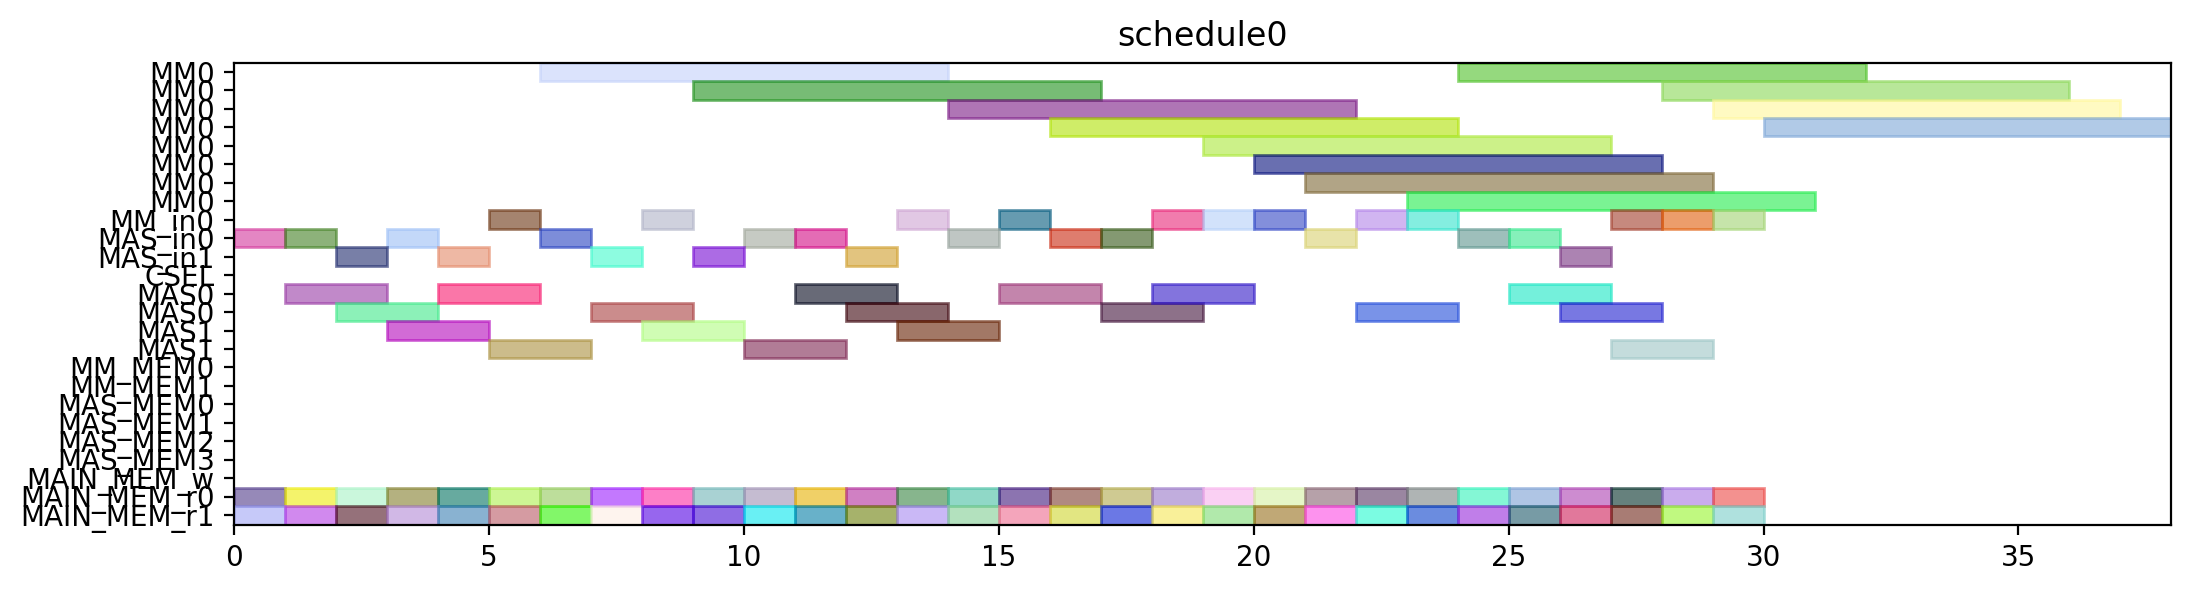

Write the Python code that produced this figure.
from pyschedule import Scenario, solvers, plotters, alt


def solve():
	horizon = 120
	S = Scenario("schedule0", horizon=horizon)

	# resource
	MM = S.Resources('MM', num=1, size=8)
	MM_in = S.Resources('MM_in', num=1)
	MAS_in = S.Resources('MAS_in', num=2)
	CSEL = S.Resource('CSEL')
	MAS = S.Resources('MAS', num=2, size=2, periods=range(1, horizon))
	MM_MEM = S.Resources('MM_MEM', num=2)
	MAS_MEM = S.Resources('MAS_MEM', num=4)
	MAIN_MEM_w = S.Resource('MAIN_MEM_w', size=1)
	MAIN_MEM_r = S.Resources('MAIN_MEM_r', num=2)

	# result of previous scheduling

	# new tasks
	c_t0_t0_t0 = S.Task('c_t0_t0_t0', length=8, delay_cost=1)
	c_t0_t0_t0 += alt(MM)
	c_t0_t0_t0_in = S.Task('c_t0_t0_t0_in', length=1, delay_cost=1)
	c_t0_t0_t0_in += alt(MM_in)
	S += c_t0_t0_t0_in*MM_in[0]<=c_t0_t0_t0*MM[0]
	c_t0_t0_t0_mem0 = S.Task('c_t0_t0_t0_mem0', length=1, delay_cost=1)
	c_t0_t0_t0_mem0 += MAIN_MEM_r[0]
	S += c_t0_t0_t0_mem0 <= c_t0_t0_t0

	c_t0_t0_t0_mem1 = S.Task('c_t0_t0_t0_mem1', length=1, delay_cost=1)
	c_t0_t0_t0_mem1 += MAIN_MEM_r[1]
	S += c_t0_t0_t0_mem1 <= c_t0_t0_t0

	c_t0_t0_t1 = S.Task('c_t0_t0_t1', length=8, delay_cost=1)
	c_t0_t0_t1 += alt(MM)
	c_t0_t0_t1_in = S.Task('c_t0_t0_t1_in', length=1, delay_cost=1)
	c_t0_t0_t1_in += alt(MM_in)
	S += c_t0_t0_t1_in*MM_in[0]<=c_t0_t0_t1*MM[0]
	c_t0_t0_t1_mem0 = S.Task('c_t0_t0_t1_mem0', length=1, delay_cost=1)
	c_t0_t0_t1_mem0 += MAIN_MEM_r[0]
	S += c_t0_t0_t1_mem0 <= c_t0_t0_t1

	c_t0_t0_t1_mem1 = S.Task('c_t0_t0_t1_mem1', length=1, delay_cost=1)
	c_t0_t0_t1_mem1 += MAIN_MEM_r[1]
	S += c_t0_t0_t1_mem1 <= c_t0_t0_t1

	c_t0_t0_t2 = S.Task('c_t0_t0_t2', length=2, delay_cost=1)
	c_t0_t0_t2 += alt(MAS)
	c_t0_t0_t2_in = S.Task('c_t0_t0_t2_in', length=1, delay_cost=1)
	c_t0_t0_t2_in += alt(MAS_in)
	S += c_t0_t0_t2_in*MAS_in[0]<=c_t0_t0_t2*MAS[0]

	S += c_t0_t0_t2_in*MAS_in[1]<=c_t0_t0_t2*MAS[1]

	c_t0_t0_t2_mem0 = S.Task('c_t0_t0_t2_mem0', length=1, delay_cost=1)
	c_t0_t0_t2_mem0 += MAIN_MEM_r[0]
	S += c_t0_t0_t2_mem0 <= c_t0_t0_t2

	c_t0_t0_t2_mem1 = S.Task('c_t0_t0_t2_mem1', length=1, delay_cost=1)
	c_t0_t0_t2_mem1 += MAIN_MEM_r[1]
	S += c_t0_t0_t2_mem1 <= c_t0_t0_t2

	c_t0_t0_t3 = S.Task('c_t0_t0_t3', length=2, delay_cost=1)
	c_t0_t0_t3 += alt(MAS)
	c_t0_t0_t3_in = S.Task('c_t0_t0_t3_in', length=1, delay_cost=1)
	c_t0_t0_t3_in += alt(MAS_in)
	S += c_t0_t0_t3_in*MAS_in[0]<=c_t0_t0_t3*MAS[0]

	S += c_t0_t0_t3_in*MAS_in[1]<=c_t0_t0_t3*MAS[1]

	c_t0_t0_t3_mem0 = S.Task('c_t0_t0_t3_mem0', length=1, delay_cost=1)
	c_t0_t0_t3_mem0 += MAIN_MEM_r[0]
	S += c_t0_t0_t3_mem0 <= c_t0_t0_t3

	c_t0_t0_t3_mem1 = S.Task('c_t0_t0_t3_mem1', length=1, delay_cost=1)
	c_t0_t0_t3_mem1 += MAIN_MEM_r[1]
	S += c_t0_t0_t3_mem1 <= c_t0_t0_t3

	c_t0_t1_t0 = S.Task('c_t0_t1_t0', length=8, delay_cost=1)
	c_t0_t1_t0 += alt(MM)
	c_t0_t1_t0_in = S.Task('c_t0_t1_t0_in', length=1, delay_cost=1)
	c_t0_t1_t0_in += alt(MM_in)
	S += c_t0_t1_t0_in*MM_in[0]<=c_t0_t1_t0*MM[0]
	c_t0_t1_t0_mem0 = S.Task('c_t0_t1_t0_mem0', length=1, delay_cost=1)
	c_t0_t1_t0_mem0 += MAIN_MEM_r[0]
	S += c_t0_t1_t0_mem0 <= c_t0_t1_t0

	c_t0_t1_t0_mem1 = S.Task('c_t0_t1_t0_mem1', length=1, delay_cost=1)
	c_t0_t1_t0_mem1 += MAIN_MEM_r[1]
	S += c_t0_t1_t0_mem1 <= c_t0_t1_t0

	c_t0_t1_t1 = S.Task('c_t0_t1_t1', length=8, delay_cost=1)
	c_t0_t1_t1 += alt(MM)
	c_t0_t1_t1_in = S.Task('c_t0_t1_t1_in', length=1, delay_cost=1)
	c_t0_t1_t1_in += alt(MM_in)
	S += c_t0_t1_t1_in*MM_in[0]<=c_t0_t1_t1*MM[0]
	c_t0_t1_t1_mem0 = S.Task('c_t0_t1_t1_mem0', length=1, delay_cost=1)
	c_t0_t1_t1_mem0 += MAIN_MEM_r[0]
	S += c_t0_t1_t1_mem0 <= c_t0_t1_t1

	c_t0_t1_t1_mem1 = S.Task('c_t0_t1_t1_mem1', length=1, delay_cost=1)
	c_t0_t1_t1_mem1 += MAIN_MEM_r[1]
	S += c_t0_t1_t1_mem1 <= c_t0_t1_t1

	c_t0_t1_t2 = S.Task('c_t0_t1_t2', length=2, delay_cost=1)
	c_t0_t1_t2 += alt(MAS)
	c_t0_t1_t2_in = S.Task('c_t0_t1_t2_in', length=1, delay_cost=1)
	c_t0_t1_t2_in += alt(MAS_in)
	S += c_t0_t1_t2_in*MAS_in[0]<=c_t0_t1_t2*MAS[0]

	S += c_t0_t1_t2_in*MAS_in[1]<=c_t0_t1_t2*MAS[1]

	c_t0_t1_t2_mem0 = S.Task('c_t0_t1_t2_mem0', length=1, delay_cost=1)
	c_t0_t1_t2_mem0 += MAIN_MEM_r[0]
	S += c_t0_t1_t2_mem0 <= c_t0_t1_t2

	c_t0_t1_t2_mem1 = S.Task('c_t0_t1_t2_mem1', length=1, delay_cost=1)
	c_t0_t1_t2_mem1 += MAIN_MEM_r[1]
	S += c_t0_t1_t2_mem1 <= c_t0_t1_t2

	c_t0_t1_t3 = S.Task('c_t0_t1_t3', length=2, delay_cost=1)
	c_t0_t1_t3 += alt(MAS)
	c_t0_t1_t3_in = S.Task('c_t0_t1_t3_in', length=1, delay_cost=1)
	c_t0_t1_t3_in += alt(MAS_in)
	S += c_t0_t1_t3_in*MAS_in[0]<=c_t0_t1_t3*MAS[0]

	S += c_t0_t1_t3_in*MAS_in[1]<=c_t0_t1_t3*MAS[1]

	c_t0_t1_t3_mem0 = S.Task('c_t0_t1_t3_mem0', length=1, delay_cost=1)
	c_t0_t1_t3_mem0 += MAIN_MEM_r[0]
	S += c_t0_t1_t3_mem0 <= c_t0_t1_t3

	c_t0_t1_t3_mem1 = S.Task('c_t0_t1_t3_mem1', length=1, delay_cost=1)
	c_t0_t1_t3_mem1 += MAIN_MEM_r[1]
	S += c_t0_t1_t3_mem1 <= c_t0_t1_t3

	c_t0_t20 = S.Task('c_t0_t20', length=2, delay_cost=1)
	c_t0_t20 += alt(MAS)
	c_t0_t20_in = S.Task('c_t0_t20_in', length=1, delay_cost=1)
	c_t0_t20_in += alt(MAS_in)
	S += c_t0_t20_in*MAS_in[0]<=c_t0_t20*MAS[0]

	S += c_t0_t20_in*MAS_in[1]<=c_t0_t20*MAS[1]

	c_t0_t20_mem0 = S.Task('c_t0_t20_mem0', length=1, delay_cost=1)
	c_t0_t20_mem0 += MAIN_MEM_r[0]
	S += c_t0_t20_mem0 <= c_t0_t20

	c_t0_t20_mem1 = S.Task('c_t0_t20_mem1', length=1, delay_cost=1)
	c_t0_t20_mem1 += MAIN_MEM_r[1]
	S += c_t0_t20_mem1 <= c_t0_t20

	c_t0_t21 = S.Task('c_t0_t21', length=2, delay_cost=1)
	c_t0_t21 += alt(MAS)
	c_t0_t21_in = S.Task('c_t0_t21_in', length=1, delay_cost=1)
	c_t0_t21_in += alt(MAS_in)
	S += c_t0_t21_in*MAS_in[0]<=c_t0_t21*MAS[0]

	S += c_t0_t21_in*MAS_in[1]<=c_t0_t21*MAS[1]

	c_t0_t21_mem0 = S.Task('c_t0_t21_mem0', length=1, delay_cost=1)
	c_t0_t21_mem0 += MAIN_MEM_r[0]
	S += c_t0_t21_mem0 <= c_t0_t21

	c_t0_t21_mem1 = S.Task('c_t0_t21_mem1', length=1, delay_cost=1)
	c_t0_t21_mem1 += MAIN_MEM_r[1]
	S += c_t0_t21_mem1 <= c_t0_t21

	c_t0_t30 = S.Task('c_t0_t30', length=2, delay_cost=1)
	c_t0_t30 += alt(MAS)
	c_t0_t30_in = S.Task('c_t0_t30_in', length=1, delay_cost=1)
	c_t0_t30_in += alt(MAS_in)
	S += c_t0_t30_in*MAS_in[0]<=c_t0_t30*MAS[0]

	S += c_t0_t30_in*MAS_in[1]<=c_t0_t30*MAS[1]

	c_t0_t30_mem0 = S.Task('c_t0_t30_mem0', length=1, delay_cost=1)
	c_t0_t30_mem0 += MAIN_MEM_r[0]
	S += c_t0_t30_mem0 <= c_t0_t30

	c_t0_t30_mem1 = S.Task('c_t0_t30_mem1', length=1, delay_cost=1)
	c_t0_t30_mem1 += MAIN_MEM_r[1]
	S += c_t0_t30_mem1 <= c_t0_t30

	c_t0_t31 = S.Task('c_t0_t31', length=2, delay_cost=1)
	c_t0_t31 += alt(MAS)
	c_t0_t31_in = S.Task('c_t0_t31_in', length=1, delay_cost=1)
	c_t0_t31_in += alt(MAS_in)
	S += c_t0_t31_in*MAS_in[0]<=c_t0_t31*MAS[0]

	S += c_t0_t31_in*MAS_in[1]<=c_t0_t31*MAS[1]

	c_t0_t31_mem0 = S.Task('c_t0_t31_mem0', length=1, delay_cost=1)
	c_t0_t31_mem0 += MAIN_MEM_r[0]
	S += c_t0_t31_mem0 <= c_t0_t31

	c_t0_t31_mem1 = S.Task('c_t0_t31_mem1', length=1, delay_cost=1)
	c_t0_t31_mem1 += MAIN_MEM_r[1]
	S += c_t0_t31_mem1 <= c_t0_t31

	c_t1_t0_t0 = S.Task('c_t1_t0_t0', length=8, delay_cost=1)
	c_t1_t0_t0 += alt(MM)
	c_t1_t0_t0_in = S.Task('c_t1_t0_t0_in', length=1, delay_cost=1)
	c_t1_t0_t0_in += alt(MM_in)
	S += c_t1_t0_t0_in*MM_in[0]<=c_t1_t0_t0*MM[0]
	c_t1_t0_t0_mem0 = S.Task('c_t1_t0_t0_mem0', length=1, delay_cost=1)
	c_t1_t0_t0_mem0 += MAIN_MEM_r[0]
	S += c_t1_t0_t0_mem0 <= c_t1_t0_t0

	c_t1_t0_t0_mem1 = S.Task('c_t1_t0_t0_mem1', length=1, delay_cost=1)
	c_t1_t0_t0_mem1 += MAIN_MEM_r[1]
	S += c_t1_t0_t0_mem1 <= c_t1_t0_t0

	c_t1_t0_t1 = S.Task('c_t1_t0_t1', length=8, delay_cost=1)
	c_t1_t0_t1 += alt(MM)
	c_t1_t0_t1_in = S.Task('c_t1_t0_t1_in', length=1, delay_cost=1)
	c_t1_t0_t1_in += alt(MM_in)
	S += c_t1_t0_t1_in*MM_in[0]<=c_t1_t0_t1*MM[0]
	c_t1_t0_t1_mem0 = S.Task('c_t1_t0_t1_mem0', length=1, delay_cost=1)
	c_t1_t0_t1_mem0 += MAIN_MEM_r[0]
	S += c_t1_t0_t1_mem0 <= c_t1_t0_t1

	c_t1_t0_t1_mem1 = S.Task('c_t1_t0_t1_mem1', length=1, delay_cost=1)
	c_t1_t0_t1_mem1 += MAIN_MEM_r[1]
	S += c_t1_t0_t1_mem1 <= c_t1_t0_t1

	c_t1_t0_t2 = S.Task('c_t1_t0_t2', length=2, delay_cost=1)
	c_t1_t0_t2 += alt(MAS)
	c_t1_t0_t2_in = S.Task('c_t1_t0_t2_in', length=1, delay_cost=1)
	c_t1_t0_t2_in += alt(MAS_in)
	S += c_t1_t0_t2_in*MAS_in[0]<=c_t1_t0_t2*MAS[0]

	S += c_t1_t0_t2_in*MAS_in[1]<=c_t1_t0_t2*MAS[1]

	c_t1_t0_t2_mem0 = S.Task('c_t1_t0_t2_mem0', length=1, delay_cost=1)
	c_t1_t0_t2_mem0 += MAIN_MEM_r[0]
	S += c_t1_t0_t2_mem0 <= c_t1_t0_t2

	c_t1_t0_t2_mem1 = S.Task('c_t1_t0_t2_mem1', length=1, delay_cost=1)
	c_t1_t0_t2_mem1 += MAIN_MEM_r[1]
	S += c_t1_t0_t2_mem1 <= c_t1_t0_t2

	c_t1_t0_t3 = S.Task('c_t1_t0_t3', length=2, delay_cost=1)
	c_t1_t0_t3 += alt(MAS)
	c_t1_t0_t3_in = S.Task('c_t1_t0_t3_in', length=1, delay_cost=1)
	c_t1_t0_t3_in += alt(MAS_in)
	S += c_t1_t0_t3_in*MAS_in[0]<=c_t1_t0_t3*MAS[0]

	S += c_t1_t0_t3_in*MAS_in[1]<=c_t1_t0_t3*MAS[1]

	c_t1_t0_t3_mem0 = S.Task('c_t1_t0_t3_mem0', length=1, delay_cost=1)
	c_t1_t0_t3_mem0 += MAIN_MEM_r[0]
	S += c_t1_t0_t3_mem0 <= c_t1_t0_t3

	c_t1_t0_t3_mem1 = S.Task('c_t1_t0_t3_mem1', length=1, delay_cost=1)
	c_t1_t0_t3_mem1 += MAIN_MEM_r[1]
	S += c_t1_t0_t3_mem1 <= c_t1_t0_t3

	c_t1_t1_t0 = S.Task('c_t1_t1_t0', length=8, delay_cost=1)
	c_t1_t1_t0 += alt(MM)
	c_t1_t1_t0_in = S.Task('c_t1_t1_t0_in', length=1, delay_cost=1)
	c_t1_t1_t0_in += alt(MM_in)
	S += c_t1_t1_t0_in*MM_in[0]<=c_t1_t1_t0*MM[0]
	c_t1_t1_t0_mem0 = S.Task('c_t1_t1_t0_mem0', length=1, delay_cost=1)
	c_t1_t1_t0_mem0 += MAIN_MEM_r[0]
	S += c_t1_t1_t0_mem0 <= c_t1_t1_t0

	c_t1_t1_t0_mem1 = S.Task('c_t1_t1_t0_mem1', length=1, delay_cost=1)
	c_t1_t1_t0_mem1 += MAIN_MEM_r[1]
	S += c_t1_t1_t0_mem1 <= c_t1_t1_t0

	c_t1_t1_t1 = S.Task('c_t1_t1_t1', length=8, delay_cost=1)
	c_t1_t1_t1 += alt(MM)
	c_t1_t1_t1_in = S.Task('c_t1_t1_t1_in', length=1, delay_cost=1)
	c_t1_t1_t1_in += alt(MM_in)
	S += c_t1_t1_t1_in*MM_in[0]<=c_t1_t1_t1*MM[0]
	c_t1_t1_t1_mem0 = S.Task('c_t1_t1_t1_mem0', length=1, delay_cost=1)
	c_t1_t1_t1_mem0 += MAIN_MEM_r[0]
	S += c_t1_t1_t1_mem0 <= c_t1_t1_t1

	c_t1_t1_t1_mem1 = S.Task('c_t1_t1_t1_mem1', length=1, delay_cost=1)
	c_t1_t1_t1_mem1 += MAIN_MEM_r[1]
	S += c_t1_t1_t1_mem1 <= c_t1_t1_t1

	c_t1_t1_t2 = S.Task('c_t1_t1_t2', length=2, delay_cost=1)
	c_t1_t1_t2 += alt(MAS)
	c_t1_t1_t2_in = S.Task('c_t1_t1_t2_in', length=1, delay_cost=1)
	c_t1_t1_t2_in += alt(MAS_in)
	S += c_t1_t1_t2_in*MAS_in[0]<=c_t1_t1_t2*MAS[0]

	S += c_t1_t1_t2_in*MAS_in[1]<=c_t1_t1_t2*MAS[1]

	c_t1_t1_t2_mem0 = S.Task('c_t1_t1_t2_mem0', length=1, delay_cost=1)
	c_t1_t1_t2_mem0 += MAIN_MEM_r[0]
	S += c_t1_t1_t2_mem0 <= c_t1_t1_t2

	c_t1_t1_t2_mem1 = S.Task('c_t1_t1_t2_mem1', length=1, delay_cost=1)
	c_t1_t1_t2_mem1 += MAIN_MEM_r[1]
	S += c_t1_t1_t2_mem1 <= c_t1_t1_t2

	c_t1_t1_t3 = S.Task('c_t1_t1_t3', length=2, delay_cost=1)
	c_t1_t1_t3 += alt(MAS)
	c_t1_t1_t3_in = S.Task('c_t1_t1_t3_in', length=1, delay_cost=1)
	c_t1_t1_t3_in += alt(MAS_in)
	S += c_t1_t1_t3_in*MAS_in[0]<=c_t1_t1_t3*MAS[0]

	S += c_t1_t1_t3_in*MAS_in[1]<=c_t1_t1_t3*MAS[1]

	c_t1_t1_t3_mem0 = S.Task('c_t1_t1_t3_mem0', length=1, delay_cost=1)
	c_t1_t1_t3_mem0 += MAIN_MEM_r[0]
	S += c_t1_t1_t3_mem0 <= c_t1_t1_t3

	c_t1_t1_t3_mem1 = S.Task('c_t1_t1_t3_mem1', length=1, delay_cost=1)
	c_t1_t1_t3_mem1 += MAIN_MEM_r[1]
	S += c_t1_t1_t3_mem1 <= c_t1_t1_t3

	c_t1_t20 = S.Task('c_t1_t20', length=2, delay_cost=1)
	c_t1_t20 += alt(MAS)
	c_t1_t20_in = S.Task('c_t1_t20_in', length=1, delay_cost=1)
	c_t1_t20_in += alt(MAS_in)
	S += c_t1_t20_in*MAS_in[0]<=c_t1_t20*MAS[0]

	S += c_t1_t20_in*MAS_in[1]<=c_t1_t20*MAS[1]

	c_t1_t20_mem0 = S.Task('c_t1_t20_mem0', length=1, delay_cost=1)
	c_t1_t20_mem0 += MAIN_MEM_r[0]
	S += c_t1_t20_mem0 <= c_t1_t20

	c_t1_t20_mem1 = S.Task('c_t1_t20_mem1', length=1, delay_cost=1)
	c_t1_t20_mem1 += MAIN_MEM_r[1]
	S += c_t1_t20_mem1 <= c_t1_t20

	c_t1_t21 = S.Task('c_t1_t21', length=2, delay_cost=1)
	c_t1_t21 += alt(MAS)
	c_t1_t21_in = S.Task('c_t1_t21_in', length=1, delay_cost=1)
	c_t1_t21_in += alt(MAS_in)
	S += c_t1_t21_in*MAS_in[0]<=c_t1_t21*MAS[0]

	S += c_t1_t21_in*MAS_in[1]<=c_t1_t21*MAS[1]

	c_t1_t21_mem0 = S.Task('c_t1_t21_mem0', length=1, delay_cost=1)
	c_t1_t21_mem0 += MAIN_MEM_r[0]
	S += c_t1_t21_mem0 <= c_t1_t21

	c_t1_t21_mem1 = S.Task('c_t1_t21_mem1', length=1, delay_cost=1)
	c_t1_t21_mem1 += MAIN_MEM_r[1]
	S += c_t1_t21_mem1 <= c_t1_t21

	c_t1_t30 = S.Task('c_t1_t30', length=2, delay_cost=1)
	c_t1_t30 += alt(MAS)
	c_t1_t30_in = S.Task('c_t1_t30_in', length=1, delay_cost=1)
	c_t1_t30_in += alt(MAS_in)
	S += c_t1_t30_in*MAS_in[0]<=c_t1_t30*MAS[0]

	S += c_t1_t30_in*MAS_in[1]<=c_t1_t30*MAS[1]

	c_t1_t30_mem0 = S.Task('c_t1_t30_mem0', length=1, delay_cost=1)
	c_t1_t30_mem0 += MAIN_MEM_r[0]
	S += c_t1_t30_mem0 <= c_t1_t30

	c_t1_t30_mem1 = S.Task('c_t1_t30_mem1', length=1, delay_cost=1)
	c_t1_t30_mem1 += MAIN_MEM_r[1]
	S += c_t1_t30_mem1 <= c_t1_t30

	c_t1_t31 = S.Task('c_t1_t31', length=2, delay_cost=1)
	c_t1_t31 += alt(MAS)
	c_t1_t31_in = S.Task('c_t1_t31_in', length=1, delay_cost=1)
	c_t1_t31_in += alt(MAS_in)
	S += c_t1_t31_in*MAS_in[0]<=c_t1_t31*MAS[0]

	S += c_t1_t31_in*MAS_in[1]<=c_t1_t31*MAS[1]

	c_t1_t31_mem0 = S.Task('c_t1_t31_mem0', length=1, delay_cost=1)
	c_t1_t31_mem0 += MAIN_MEM_r[0]
	S += c_t1_t31_mem0 <= c_t1_t31

	c_t1_t31_mem1 = S.Task('c_t1_t31_mem1', length=1, delay_cost=1)
	c_t1_t31_mem1 += MAIN_MEM_r[1]
	S += c_t1_t31_mem1 <= c_t1_t31

	c_t2_t0_t0 = S.Task('c_t2_t0_t0', length=8, delay_cost=1)
	c_t2_t0_t0 += alt(MM)
	c_t2_t0_t0_in = S.Task('c_t2_t0_t0_in', length=1, delay_cost=1)
	c_t2_t0_t0_in += alt(MM_in)
	S += c_t2_t0_t0_in*MM_in[0]<=c_t2_t0_t0*MM[0]
	c_t2_t0_t0_mem0 = S.Task('c_t2_t0_t0_mem0', length=1, delay_cost=1)
	c_t2_t0_t0_mem0 += MAIN_MEM_r[0]
	S += c_t2_t0_t0_mem0 <= c_t2_t0_t0

	c_t2_t0_t0_mem1 = S.Task('c_t2_t0_t0_mem1', length=1, delay_cost=1)
	c_t2_t0_t0_mem1 += MAIN_MEM_r[1]
	S += c_t2_t0_t0_mem1 <= c_t2_t0_t0

	c_t2_t0_t1 = S.Task('c_t2_t0_t1', length=8, delay_cost=1)
	c_t2_t0_t1 += alt(MM)
	c_t2_t0_t1_in = S.Task('c_t2_t0_t1_in', length=1, delay_cost=1)
	c_t2_t0_t1_in += alt(MM_in)
	S += c_t2_t0_t1_in*MM_in[0]<=c_t2_t0_t1*MM[0]
	c_t2_t0_t1_mem0 = S.Task('c_t2_t0_t1_mem0', length=1, delay_cost=1)
	c_t2_t0_t1_mem0 += MAIN_MEM_r[0]
	S += c_t2_t0_t1_mem0 <= c_t2_t0_t1

	c_t2_t0_t1_mem1 = S.Task('c_t2_t0_t1_mem1', length=1, delay_cost=1)
	c_t2_t0_t1_mem1 += MAIN_MEM_r[1]
	S += c_t2_t0_t1_mem1 <= c_t2_t0_t1

	c_t2_t0_t2 = S.Task('c_t2_t0_t2', length=2, delay_cost=1)
	c_t2_t0_t2 += alt(MAS)
	c_t2_t0_t2_in = S.Task('c_t2_t0_t2_in', length=1, delay_cost=1)
	c_t2_t0_t2_in += alt(MAS_in)
	S += c_t2_t0_t2_in*MAS_in[0]<=c_t2_t0_t2*MAS[0]

	S += c_t2_t0_t2_in*MAS_in[1]<=c_t2_t0_t2*MAS[1]

	c_t2_t0_t2_mem0 = S.Task('c_t2_t0_t2_mem0', length=1, delay_cost=1)
	c_t2_t0_t2_mem0 += MAIN_MEM_r[0]
	S += c_t2_t0_t2_mem0 <= c_t2_t0_t2

	c_t2_t0_t2_mem1 = S.Task('c_t2_t0_t2_mem1', length=1, delay_cost=1)
	c_t2_t0_t2_mem1 += MAIN_MEM_r[1]
	S += c_t2_t0_t2_mem1 <= c_t2_t0_t2

	c_t2_t0_t3 = S.Task('c_t2_t0_t3', length=2, delay_cost=1)
	c_t2_t0_t3 += alt(MAS)
	c_t2_t0_t3_in = S.Task('c_t2_t0_t3_in', length=1, delay_cost=1)
	c_t2_t0_t3_in += alt(MAS_in)
	S += c_t2_t0_t3_in*MAS_in[0]<=c_t2_t0_t3*MAS[0]

	S += c_t2_t0_t3_in*MAS_in[1]<=c_t2_t0_t3*MAS[1]

	c_t2_t0_t3_mem0 = S.Task('c_t2_t0_t3_mem0', length=1, delay_cost=1)
	c_t2_t0_t3_mem0 += MAIN_MEM_r[0]
	S += c_t2_t0_t3_mem0 <= c_t2_t0_t3

	c_t2_t0_t3_mem1 = S.Task('c_t2_t0_t3_mem1', length=1, delay_cost=1)
	c_t2_t0_t3_mem1 += MAIN_MEM_r[1]
	S += c_t2_t0_t3_mem1 <= c_t2_t0_t3

	c_t2_t1_t0 = S.Task('c_t2_t1_t0', length=8, delay_cost=1)
	c_t2_t1_t0 += alt(MM)
	c_t2_t1_t0_in = S.Task('c_t2_t1_t0_in', length=1, delay_cost=1)
	c_t2_t1_t0_in += alt(MM_in)
	S += c_t2_t1_t0_in*MM_in[0]<=c_t2_t1_t0*MM[0]
	c_t2_t1_t0_mem0 = S.Task('c_t2_t1_t0_mem0', length=1, delay_cost=1)
	c_t2_t1_t0_mem0 += MAIN_MEM_r[0]
	S += c_t2_t1_t0_mem0 <= c_t2_t1_t0

	c_t2_t1_t0_mem1 = S.Task('c_t2_t1_t0_mem1', length=1, delay_cost=1)
	c_t2_t1_t0_mem1 += MAIN_MEM_r[1]
	S += c_t2_t1_t0_mem1 <= c_t2_t1_t0

	c_t2_t1_t1 = S.Task('c_t2_t1_t1', length=8, delay_cost=1)
	c_t2_t1_t1 += alt(MM)
	c_t2_t1_t1_in = S.Task('c_t2_t1_t1_in', length=1, delay_cost=1)
	c_t2_t1_t1_in += alt(MM_in)
	S += c_t2_t1_t1_in*MM_in[0]<=c_t2_t1_t1*MM[0]
	c_t2_t1_t1_mem0 = S.Task('c_t2_t1_t1_mem0', length=1, delay_cost=1)
	c_t2_t1_t1_mem0 += MAIN_MEM_r[0]
	S += c_t2_t1_t1_mem0 <= c_t2_t1_t1

	c_t2_t1_t1_mem1 = S.Task('c_t2_t1_t1_mem1', length=1, delay_cost=1)
	c_t2_t1_t1_mem1 += MAIN_MEM_r[1]
	S += c_t2_t1_t1_mem1 <= c_t2_t1_t1

	solvers.mip.solve(S,msg=1,kind='CPLEX',ratio_gap=1.01)

	solution = [['hoge']*len(S.solution()[1]) for i in range(len(S.solution()))]
	for i in range(len(S.solution())):
		for j in range(len(S.solution()[i])):
			solution[i][j]=str(S.solution()[i][j])
	print(solution)

	cycles = int(solution[-1][3])

	pic_file_name = "/mnt/rose/usr1/fukuda/ABE/multiRAM_multiMAS_16mux/scheduling_result/stage8MM1_stage2MAS2/MUL/schedule0.png"
	if(S.solution() != []):
		plotters.matplotlib.plot(S,img_filename=pic_file_name, show_task_labels=False, fig_size=(cycles*0.25+3, 3))

	return solution
